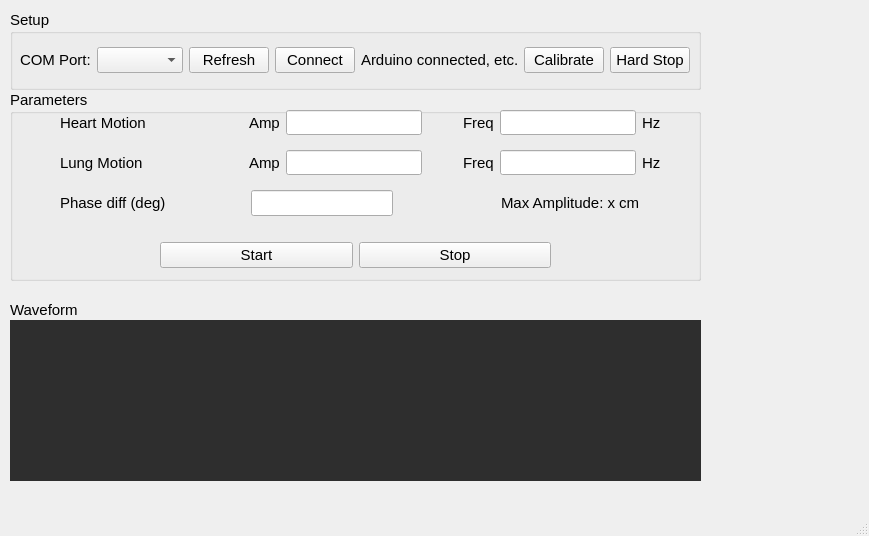
<?xml version="1.0" encoding="UTF-8"?>
<ui version="4.0">
 <class>MainWindow</class>
 <widget class="QMainWindow" name="MainWindow">
  <property name="geometry">
   <rect>
    <x>0</x>
    <y>0</y>
    <width>869</width>
    <height>536</height>
   </rect>
  </property>
  <property name="windowTitle">
   <string>MainWindow</string>
  </property>
  <widget class="QWidget" name="centralwidget">
   <widget class="QGroupBox" name="groupBox">
    <property name="geometry">
     <rect>
      <x>10</x>
      <y>10</y>
      <width>691</width>
      <height>80</height>
     </rect>
    </property>
    <property name="font">
     <font>
      <family>Arial</family>
      <pointsize>11</pointsize>
     </font>
    </property>
    <property name="title">
     <string>Setup</string>
    </property>
    <widget class="QWidget" name="layoutWidget">
     <property name="geometry">
      <rect>
       <x>10</x>
       <y>30</y>
       <width>670</width>
       <height>41</height>
      </rect>
     </property>
     <layout class="QGridLayout" name="gridLayout">
      <item row="0" column="2">
       <widget class="QPushButton" name="Serial_Connection_pushButton">
        <property name="enabled">
         <bool>true</bool>
        </property>
        <property name="sizePolicy">
         <sizepolicy hsizetype="Fixed" vsizetype="Fixed">
          <horstretch>0</horstretch>
          <verstretch>0</verstretch>
         </sizepolicy>
        </property>
        <property name="font">
         <font>
          <family>Arial</family>
          <pointsize>11</pointsize>
         </font>
        </property>
        <property name="text">
         <string>Refresh</string>
        </property>
        <property name="iconSize">
         <size>
          <width>30</width>
          <height>14</height>
         </size>
        </property>
       </widget>
      </item>
      <item row="0" column="1">
       <widget class="QComboBox" name="COM_Port_comboBox">
        <property name="sizePolicy">
         <sizepolicy hsizetype="Fixed" vsizetype="Fixed">
          <horstretch>0</horstretch>
          <verstretch>0</verstretch>
         </sizepolicy>
        </property>
        <property name="font">
         <font>
          <family>Arial</family>
          <pointsize>11</pointsize>
         </font>
        </property>
       </widget>
      </item>
      <item row="0" column="0">
       <widget class="QLabel" name="label">
        <property name="sizePolicy">
         <sizepolicy hsizetype="Fixed" vsizetype="Preferred">
          <horstretch>0</horstretch>
          <verstretch>0</verstretch>
         </sizepolicy>
        </property>
        <property name="font">
         <font>
          <family>Arial</family>
          <pointsize>11</pointsize>
         </font>
        </property>
        <property name="text">
         <string>COM Port:</string>
        </property>
       </widget>
      </item>
      <item row="0" column="4">
       <widget class="QLabel" name="label_2">
        <property name="font">
         <font>
          <family>Arial</family>
          <pointsize>11</pointsize>
         </font>
        </property>
        <property name="text">
         <string>Arduino connected, etc.</string>
        </property>
       </widget>
      </item>
      <item row="0" column="6">
       <widget class="QPushButton" name="Calibrate_pushButton">
        <property name="sizePolicy">
         <sizepolicy hsizetype="Preferred" vsizetype="Fixed">
          <horstretch>0</horstretch>
          <verstretch>0</verstretch>
         </sizepolicy>
        </property>
        <property name="font">
         <font>
          <family>Arial</family>
          <pointsize>11</pointsize>
         </font>
        </property>
        <property name="text">
         <string>Calibrate</string>
        </property>
        <property name="iconSize">
         <size>
          <width>30</width>
          <height>30</height>
         </size>
        </property>
       </widget>
      </item>
      <item row="0" column="3">
       <widget class="QPushButton" name="Connect_pushButton">
        <property name="text">
         <string>Connect</string>
        </property>
       </widget>
      </item>
      <item row="0" column="7">
       <widget class="QPushButton" name="Hard_Stop_pushButton">
        <property name="text">
         <string>Hard Stop</string>
        </property>
       </widget>
      </item>
     </layout>
    </widget>
   </widget>
   <widget class="QGroupBox" name="groupBox_2">
    <property name="geometry">
     <rect>
      <x>10</x>
      <y>90</y>
      <width>691</width>
      <height>191</height>
     </rect>
    </property>
    <property name="sizePolicy">
     <sizepolicy hsizetype="Fixed" vsizetype="Preferred">
      <horstretch>0</horstretch>
      <verstretch>0</verstretch>
     </sizepolicy>
    </property>
    <property name="font">
     <font>
      <family>Arial</family>
      <pointsize>11</pointsize>
     </font>
    </property>
    <property name="title">
     <string>Parameters</string>
    </property>
    <widget class="QWidget" name="layoutWidget">
     <property name="geometry">
      <rect>
       <x>50</x>
       <y>20</y>
       <width>601</width>
       <height>25</height>
      </rect>
     </property>
     <layout class="QGridLayout" name="gridLayout_9">
      <item row="0" column="6">
       <widget class="QLabel" name="label_7">
        <property name="font">
         <font>
          <family>Arial</family>
          <pointsize>11</pointsize>
         </font>
        </property>
        <property name="text">
         <string>Freq</string>
        </property>
       </widget>
      </item>
      <item row="0" column="8">
       <widget class="QLabel" name="label_13">
        <property name="text">
         <string>Hz</string>
        </property>
       </widget>
      </item>
      <item row="0" column="7">
       <widget class="QLineEdit" name="Heart_Freq_Input_lineEdit">
        <property name="font">
         <font>
          <family>Arial</family>
          <pointsize>11</pointsize>
         </font>
        </property>
       </widget>
      </item>
      <item row="0" column="0">
       <widget class="QLabel" name="label_11">
        <property name="font">
         <font>
          <family>Arial</family>
          <pointsize>11</pointsize>
         </font>
        </property>
        <property name="text">
         <string>Heart Motion</string>
        </property>
       </widget>
      </item>
      <item row="0" column="1">
       <spacer name="horizontalSpacer_4">
        <property name="orientation">
         <enum>Qt::Horizontal</enum>
        </property>
        <property name="sizeType">
         <enum>QSizePolicy::Fixed</enum>
        </property>
        <property name="sizeHint" stdset="0">
         <size>
          <width>97</width>
          <height>20</height>
         </size>
        </property>
       </spacer>
      </item>
      <item row="0" column="5">
       <spacer name="horizontalSpacer_9">
        <property name="orientation">
         <enum>Qt::Horizontal</enum>
        </property>
        <property name="sizeHint" stdset="0">
         <size>
          <width>40</width>
          <height>20</height>
         </size>
        </property>
       </spacer>
      </item>
      <item row="0" column="2">
       <widget class="QLabel" name="label_5">
        <property name="font">
         <font>
          <family>Arial</family>
          <pointsize>11</pointsize>
         </font>
        </property>
        <property name="text">
         <string>Amp</string>
        </property>
       </widget>
      </item>
      <item row="0" column="3">
       <widget class="QLineEdit" name="Heart_Amp_Input_lineEdit"/>
      </item>
     </layout>
    </widget>
    <widget class="QWidget" name="layoutWidget">
     <property name="geometry">
      <rect>
       <x>50</x>
       <y>60</y>
       <width>601</width>
       <height>25</height>
      </rect>
     </property>
     <layout class="QGridLayout" name="gridLayout_3">
      <item row="0" column="7">
       <widget class="QLabel" name="label_12">
        <property name="text">
         <string>Hz</string>
        </property>
       </widget>
      </item>
      <item row="0" column="4">
       <spacer name="horizontalSpacer_5">
        <property name="orientation">
         <enum>Qt::Horizontal</enum>
        </property>
        <property name="sizeHint" stdset="0">
         <size>
          <width>40</width>
          <height>20</height>
         </size>
        </property>
       </spacer>
      </item>
      <item row="0" column="5">
       <widget class="QLabel" name="label_6">
        <property name="font">
         <font>
          <family>Arial</family>
          <pointsize>11</pointsize>
         </font>
        </property>
        <property name="text">
         <string>Freq</string>
        </property>
       </widget>
      </item>
      <item row="0" column="6">
       <widget class="QLineEdit" name="Lung_Freq_Input_lineEdit">
        <property name="font">
         <font>
          <family>Arial</family>
          <pointsize>11</pointsize>
         </font>
        </property>
       </widget>
      </item>
      <item row="0" column="0">
       <widget class="QLabel" name="label_8">
        <property name="font">
         <font>
          <family>Arial</family>
          <pointsize>11</pointsize>
         </font>
        </property>
        <property name="text">
         <string>Lung Motion</string>
        </property>
       </widget>
      </item>
      <item row="0" column="2">
       <widget class="QLabel" name="label_4">
        <property name="font">
         <font>
          <family>Arial</family>
          <pointsize>11</pointsize>
         </font>
        </property>
        <property name="text">
         <string>Amp</string>
        </property>
       </widget>
      </item>
      <item row="0" column="1">
       <spacer name="horizontalSpacer_3">
        <property name="orientation">
         <enum>Qt::Horizontal</enum>
        </property>
        <property name="sizeType">
         <enum>QSizePolicy::Fixed</enum>
        </property>
        <property name="sizeHint" stdset="0">
         <size>
          <width>100</width>
          <height>20</height>
         </size>
        </property>
       </spacer>
      </item>
      <item row="0" column="3">
       <widget class="QLineEdit" name="Lung_Amp_Input_lineEdit"/>
      </item>
     </layout>
    </widget>
    <widget class="QWidget" name="layoutWidget">
     <property name="geometry">
      <rect>
       <x>150</x>
       <y>140</y>
       <width>391</width>
       <height>51</height>
      </rect>
     </property>
     <layout class="QGridLayout" name="gridLayout_5">
      <item row="0" column="0">
       <widget class="QPushButton" name="Start_pushButton">
        <property name="font">
         <font>
          <family>Arial</family>
          <pointsize>11</pointsize>
         </font>
        </property>
        <property name="text">
         <string>Start</string>
        </property>
       </widget>
      </item>
      <item row="0" column="1">
       <widget class="QPushButton" name="Stop_pushButton">
        <property name="font">
         <font>
          <family>Arial</family>
          <pointsize>11</pointsize>
         </font>
        </property>
        <property name="text">
         <string>Stop</string>
        </property>
       </widget>
      </item>
     </layout>
    </widget>
    <widget class="QWidget" name="layoutWidget">
     <property name="geometry">
      <rect>
       <x>50</x>
       <y>100</y>
       <width>601</width>
       <height>27</height>
      </rect>
     </property>
     <layout class="QGridLayout" name="gridLayout_8">
      <item row="0" column="0">
       <layout class="QGridLayout" name="gridLayout_4">
        <item row="0" column="0">
         <widget class="QLabel" name="label_9">
          <property name="font">
           <font>
            <family>Arial</family>
            <pointsize>11</pointsize>
           </font>
          </property>
          <property name="text">
           <string>Phase diff (deg)</string>
          </property>
         </widget>
        </item>
        <item row="0" column="1">
         <spacer name="horizontalSpacer_6">
          <property name="orientation">
           <enum>Qt::Horizontal</enum>
          </property>
          <property name="sizeType">
           <enum>QSizePolicy::Fixed</enum>
          </property>
          <property name="sizeHint" stdset="0">
           <size>
            <width>79</width>
            <height>20</height>
           </size>
          </property>
         </spacer>
        </item>
        <item row="0" column="2">
         <widget class="QLineEdit" name="Phase_diff_lineEdit">
          <property name="sizePolicy">
           <sizepolicy hsizetype="Fixed" vsizetype="Fixed">
            <horstretch>0</horstretch>
            <verstretch>0</verstretch>
           </sizepolicy>
          </property>
          <property name="font">
           <font>
            <family>Arial</family>
            <pointsize>11</pointsize>
           </font>
          </property>
         </widget>
        </item>
       </layout>
      </item>
      <item row="0" column="1">
       <layout class="QGridLayout" name="gridLayout_6">
        <item row="0" column="0">
         <spacer name="horizontalSpacer_7">
          <property name="orientation">
           <enum>Qt::Horizontal</enum>
          </property>
          <property name="sizeType">
           <enum>QSizePolicy::Fixed</enum>
          </property>
          <property name="sizeHint" stdset="0">
           <size>
            <width>102</width>
            <height>20</height>
           </size>
          </property>
         </spacer>
        </item>
        <item row="0" column="1">
         <widget class="QLabel" name="label_10">
          <property name="font">
           <font>
            <family>Arial</family>
            <pointsize>11</pointsize>
           </font>
          </property>
          <property name="text">
           <string>Max Amplitude: x cm</string>
          </property>
         </widget>
        </item>
       </layout>
      </item>
     </layout>
    </widget>
   </widget>
   <widget class="QGroupBox" name="groupBox_3">
    <property name="geometry">
     <rect>
      <x>10</x>
      <y>300</y>
      <width>691</width>
      <height>181</height>
     </rect>
    </property>
    <property name="font">
     <font>
      <family>Arial</family>
      <pointsize>11</pointsize>
     </font>
    </property>
    <property name="title">
     <string>Waveform</string>
    </property>
    <widget class="QWidget" name="Wave_widget" native="true">
     <property name="geometry">
      <rect>
       <x>0</x>
       <y>20</y>
       <width>731</width>
       <height>161</height>
      </rect>
     </property>
     <property name="styleSheet">
      <string notr="true">background-color: rgb(46, 46, 46);</string>
     </property>
    </widget>
   </widget>
  </widget>
  <widget class="QMenuBar" name="menubar">
   <property name="geometry">
    <rect>
     <x>0</x>
     <y>0</y>
     <width>869</width>
     <height>21</height>
    </rect>
   </property>
  </widget>
  <widget class="QStatusBar" name="statusbar"/>
 </widget>
 <resources/>
 <connections/>
</ui>
